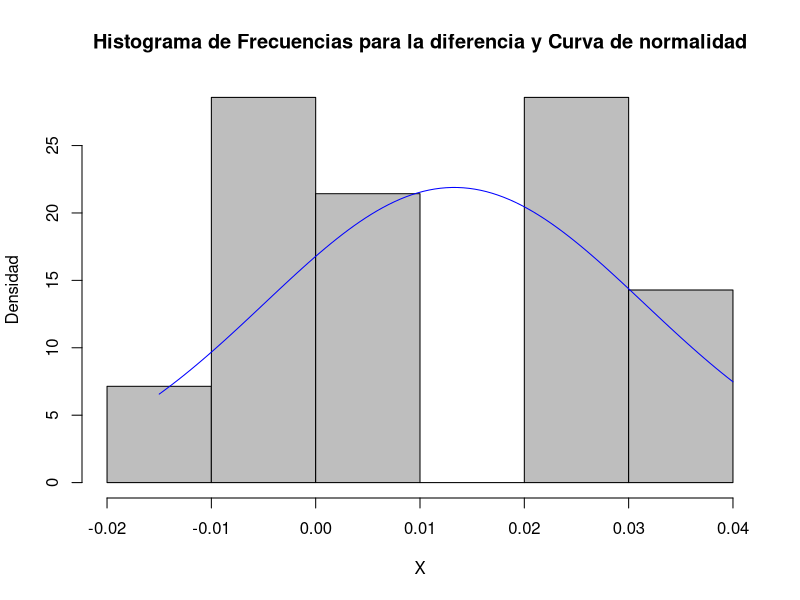
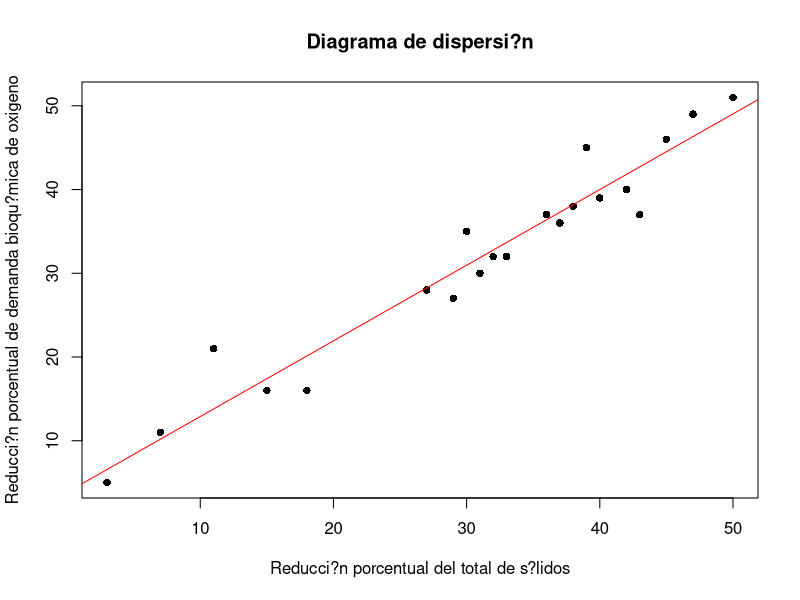
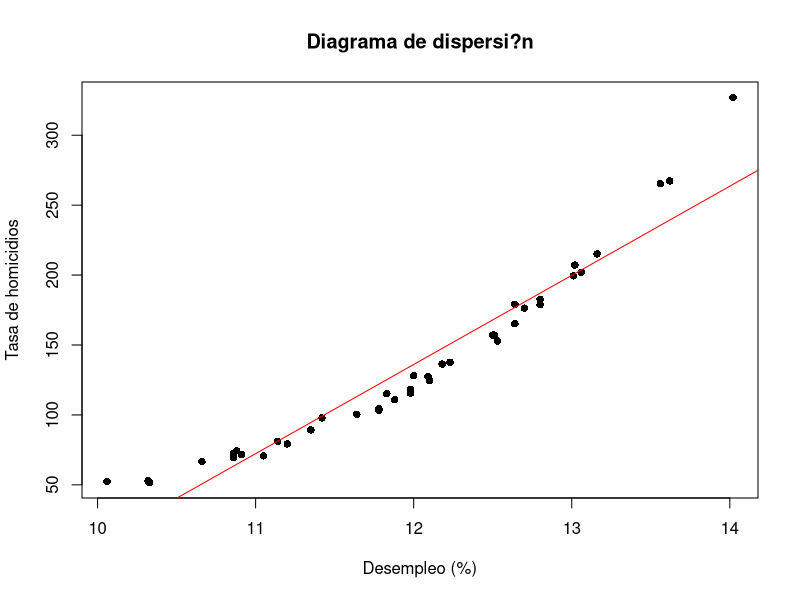

Source code (R) for these figures, in order:
#Kevin Steven Garcia - 1533173
#Diana Carolina Arias -
#Cesar Andres Saavedra - 1628466
#Laboratorio 4

#Prueba de Hipotesis
#2
#Datos
xbarra <- 12000
M2  <- 13200
N2  <- 40
d.e. <- 1320
#Estadistico de Prueba
zp= ((xbarra-M2)/(d.e./sqrt(N2)))
#Contraste del Estadistico de Prueba
qnorm(0.05)
#Valor-P
vp = pnorm(-5.7495)

#7
#Datos
Ciudad<-c('Cali', 'Medellin', 'Pereira', 'Manizales', 'Cucuta', 'Barranquilla', 
          'Arauca', 'Popayan', 'Ibague', 'Neiva', 'Zipaquira', 'Tunja', 'Valledupar', 'Santa Marta')
DFEB <- c(0.15, 0.12, 0.145, 0.12, 0.138, 0.143, 0.13, 0.142, 0.12, 0.12, 0.115, 0.12, 0.135, 0.14)
DMAYO <- c(0.11, 0.08, 0.118, 0.12, 0.134, 0.148, 0.13, 0.15, 0.135, 0.09, 0.105, 0.09, 0.112, 0.13)
Diferencia= DFEB - DMAYO
#Tabla de Datos:
Tablap7<- data.frame(Ciudad,DFEB,DMAYO,Diferencia)
#Tama??o de la muestra
np7<-14
#Media de la Diferencia
Mediap7<-mean(Diferencia)*100
#Desviaci??n Est??ndar
Desvp7<-sd(Diferencia)*100
###Cuantil de la T-Student
Cuantilp7<-qt(0.975, 13)
#Intervalo de Confianza para la media de observaciones relacionadas
Lim_Inf <- Mediap7-Cuantilp7*(Desvp7/sqrt(np7))
Lim_Sup <- Mediap7+Cuantilp7*(Desvp7/sqrt(np7))

ICp7 <- c(Lim_Inf,Lim_Sup)
print(ICp7)
#Prueba de Hipotesis
M7<-0.02
N7<-14
t.test(Diferencia, mu = 0.02, alternative = 'less', conf.level = 0.95)
#Estadistico de Prueba
TP<-((Mediap7-M7)/(Desvp7/sqrt(N7)))
#Cuantil de la T-Student
qt(0.95,13)
#Prueba de Normalidad Shapiro-Wilk
diferencia.test <- shapiro.test(Diferencia)
print(diferencia.test)
x <- Diferencia
plotn <- function(x,main="Histograma de frecuencias y distribuci??n normal",
                  xlab="X",ylab="Densidad") {
  min <- min(x)
  max <- max(x)
  media <- mean(x)
  dt <- sd(x)
  
  hist(x,freq=F, main=main, xlab=xlab, ylab=ylab, col="grey" )
  curve(dnorm(x,media,dt), min, max, add = T, col="blue")
}
plotn(x, main="Histograma de Frecuencias para la diferencia y Curva de normalidad")

#Regresion
#1 
x<-c(3,7,11,15,18,27,29,30,31,32,33,36,37,38,39,40,42,43,45,47,50)
y<-c(5,11,21,16,16,28,27,35,30,32,32,37,36,38,45,39,40,37,46,49,51)

#1.b
x11()
plot(y ~ x, xlab = "Reducci?n porcentual del total de s?lidos", ylab = "Reducci?n porcentual de demanda bioqu?mica de oxigeno", main="Diagrama de dispersi?n",pch=16)
Regresion<- lm(y ~ x)
abline(Regresion, col = "red")
cor(y,x)
summary(Regresion)

#2.a
x1<-c(10.06,10.32,10.33,10.66,10.86,10.86,10.88,10.91,11.05,11.14,11.20,11.35,11.42,11.64,11.78,11.78,11.83,11.88,11.98,11.98,12,12.09,12.10,12.18,12.23,12.50,12.51,12.53,12.64,12.64,12.7,12.8,12.8,13.01,13.02,13.06,13.16,13.56,13.62,14.02)
y1<-c(52.37,52.85,51.61,66.65,69.39,72.67,74.37,71.73,70.72,81.20,79.26,89.28,97.84,100.37,104.37,103.29,115.19,110.99,118.09,115.47,128.10,127.48,124.67,136.36,137.65,157.08,157.02,152.87,165.23,179.12,176.31,178.82,182.64,199.46,207.17,202.03,215.11,265.30,267.35,327.05)

x11()
plot(y1 ~ x1, xlab = "Desempleo (%)", ylab = "Tasa de homicidios", main="Diagrama de dispersi?n",pch=16)
Regresion1<- lm(y1 ~ x1)
abline(Regresion1, col = "red")
cor(y1,x1)
summary(Regresion1)
